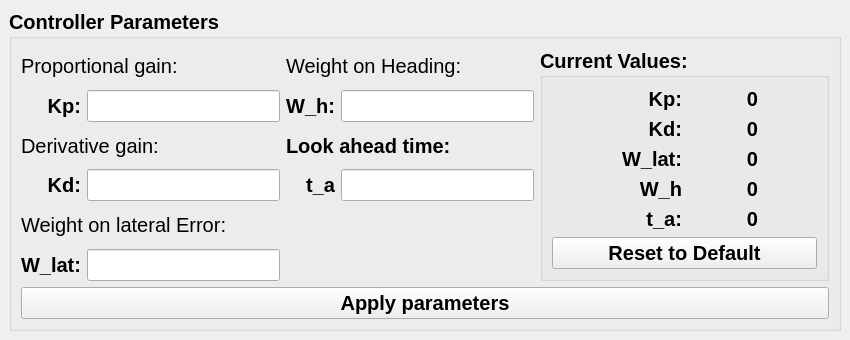
<?xml version="1.0" encoding="UTF-8"?>
<ui version="4.0">
 <class>PD</class>
 <widget class="QMainWindow" name="PD">
  <property name="geometry">
   <rect>
    <x>0</x>
    <y>0</y>
    <width>850</width>
    <height>304</height>
   </rect>
  </property>
  <property name="windowTitle">
   <string>PD</string>
  </property>
  <widget class="QWidget" name="centralwidget">
   <layout class="QGridLayout" name="gridLayout_2">
    <item row="0" column="0">
     <widget class="QGroupBox" name="groupBox">
      <property name="font">
       <font>
        <pointsize>15</pointsize>
        <weight>75</weight>
        <bold>true</bold>
       </font>
      </property>
      <property name="title">
       <string>Controller Parameters</string>
      </property>
      <layout class="QGridLayout" name="gridLayout_3">
       <item row="0" column="0">
        <layout class="QGridLayout" name="gridLayout">
         <item row="3" column="3">
          <widget class="QLabel" name="lblTahead">
           <property name="font">
            <font>
             <pointsize>15</pointsize>
             <weight>75</weight>
             <bold>true</bold>
            </font>
           </property>
           <property name="text">
            <string>t_a</string>
           </property>
           <property name="alignment">
            <set>Qt::AlignRight|Qt::AlignTrailing|Qt::AlignVCenter</set>
           </property>
          </widget>
         </item>
         <item row="3" column="4">
          <widget class="QLineEdit" name="lineTahead">
           <property name="sizePolicy">
            <sizepolicy hsizetype="Minimum" vsizetype="Fixed">
             <horstretch>0</horstretch>
             <verstretch>0</verstretch>
            </sizepolicy>
           </property>
          </widget>
         </item>
         <item row="1" column="1">
          <widget class="QLineEdit" name="linePropgain">
           <property name="sizePolicy">
            <sizepolicy hsizetype="Minimum" vsizetype="Fixed">
             <horstretch>0</horstretch>
             <verstretch>0</verstretch>
            </sizepolicy>
           </property>
          </widget>
         </item>
         <item row="1" column="0">
          <widget class="QLabel" name="lblPropgain">
           <property name="font">
            <font>
             <pointsize>15</pointsize>
             <weight>75</weight>
             <bold>true</bold>
            </font>
           </property>
           <property name="text">
            <string>Kp:</string>
           </property>
           <property name="alignment">
            <set>Qt::AlignRight|Qt::AlignTrailing|Qt::AlignVCenter</set>
           </property>
          </widget>
         </item>
         <item row="3" column="1">
          <widget class="QLineEdit" name="lineDerivgain">
           <property name="sizePolicy">
            <sizepolicy hsizetype="Minimum" vsizetype="Fixed">
             <horstretch>0</horstretch>
             <verstretch>0</verstretch>
            </sizepolicy>
           </property>
          </widget>
         </item>
         <item row="2" column="0" colspan="2">
          <widget class="QLabel" name="lblDerivgaintitle">
           <property name="font">
            <font>
             <pointsize>15</pointsize>
             <weight>50</weight>
             <bold>false</bold>
            </font>
           </property>
           <property name="text">
            <string>Derivative gain:</string>
           </property>
          </widget>
         </item>
         <item row="3" column="0">
          <widget class="QLabel" name="lblDerivgain">
           <property name="font">
            <font>
             <pointsize>15</pointsize>
             <weight>75</weight>
             <bold>true</bold>
            </font>
           </property>
           <property name="text">
            <string>Kd:</string>
           </property>
           <property name="alignment">
            <set>Qt::AlignRight|Qt::AlignTrailing|Qt::AlignVCenter</set>
           </property>
          </widget>
         </item>
         <item row="0" column="0" colspan="2">
          <widget class="QLabel" name="lblPropgaintitle">
           <property name="font">
            <font>
             <pointsize>15</pointsize>
             <weight>50</weight>
             <bold>false</bold>
            </font>
           </property>
           <property name="text">
            <string>Proportional gain:</string>
           </property>
          </widget>
         </item>
         <item row="4" column="0" colspan="2">
          <widget class="QLabel" name="lblWeightlattitle">
           <property name="font">
            <font>
             <pointsize>15</pointsize>
             <weight>50</weight>
             <bold>false</bold>
            </font>
           </property>
           <property name="text">
            <string>Weight on lateral Error:</string>
           </property>
          </widget>
         </item>
         <item row="5" column="1">
          <widget class="QLineEdit" name="lineWeightlat">
           <property name="sizePolicy">
            <sizepolicy hsizetype="Minimum" vsizetype="Fixed">
             <horstretch>0</horstretch>
             <verstretch>0</verstretch>
            </sizepolicy>
           </property>
          </widget>
         </item>
         <item row="2" column="3" colspan="2">
          <widget class="QLabel" name="lblTaheadtitle">
           <property name="font">
            <font>
             <pointsize>15</pointsize>
            </font>
           </property>
           <property name="text">
            <string>Look ahead time:</string>
           </property>
          </widget>
         </item>
         <item row="1" column="3">
          <widget class="QLabel" name="lblWeightheading">
           <property name="font">
            <font>
             <pointsize>15</pointsize>
             <weight>75</weight>
             <bold>true</bold>
            </font>
           </property>
           <property name="text">
            <string>W_h:</string>
           </property>
           <property name="alignment">
            <set>Qt::AlignRight|Qt::AlignTrailing|Qt::AlignVCenter</set>
           </property>
          </widget>
         </item>
         <item row="1" column="4">
          <widget class="QLineEdit" name="lineWeightheading">
           <property name="sizePolicy">
            <sizepolicy hsizetype="Minimum" vsizetype="Fixed">
             <horstretch>0</horstretch>
             <verstretch>0</verstretch>
            </sizepolicy>
           </property>
          </widget>
         </item>
         <item row="0" column="3" colspan="2">
          <widget class="QLabel" name="lblWeightheadingtitle">
           <property name="font">
            <font>
             <pointsize>15</pointsize>
             <weight>50</weight>
             <bold>false</bold>
            </font>
           </property>
           <property name="text">
            <string>Weight on Heading:</string>
           </property>
          </widget>
         </item>
         <item row="5" column="0">
          <widget class="QLabel" name="lblWeightlat">
           <property name="font">
            <font>
             <pointsize>15</pointsize>
             <weight>75</weight>
             <bold>true</bold>
            </font>
           </property>
           <property name="text">
            <string>W_lat:</string>
           </property>
           <property name="alignment">
            <set>Qt::AlignRight|Qt::AlignTrailing|Qt::AlignVCenter</set>
           </property>
          </widget>
         </item>
        </layout>
       </item>
       <item row="2" column="0" colspan="3">
        <widget class="QPushButton" name="btnApply">
         <property name="sizePolicy">
          <sizepolicy hsizetype="Minimum" vsizetype="MinimumExpanding">
           <horstretch>0</horstretch>
           <verstretch>2</verstretch>
          </sizepolicy>
         </property>
         <property name="font">
          <font>
           <pointsize>15</pointsize>
           <weight>75</weight>
           <bold>true</bold>
          </font>
         </property>
         <property name="styleSheet">
          <string notr="true">QPushButton:pressed{ background-color: rgba(65, 155, 77, 204);}
</string>
         </property>
         <property name="text">
          <string>Apply parameters</string>
         </property>
         <property name="autoDefault">
          <bool>false</bool>
         </property>
         <property name="flat">
          <bool>false</bool>
         </property>
        </widget>
       </item>
       <item row="0" column="1" colspan="2">
        <widget class="QGroupBox" name="groupBox_2">
         <property name="font">
          <font>
           <pointsize>15</pointsize>
          </font>
         </property>
         <property name="title">
          <string>Current Values:</string>
         </property>
         <property name="flat">
          <bool>false</bool>
         </property>
         <property name="checkable">
          <bool>false</bool>
         </property>
         <layout class="QGridLayout" name="gridLayout_7">
          <item row="0" column="0">
           <layout class="QGridLayout" name="gridLayout_6">
            <item row="1" column="0">
             <widget class="QLabel" name="label_2">
              <property name="font">
               <font>
                <pointsize>15</pointsize>
                <weight>75</weight>
                <bold>true</bold>
               </font>
              </property>
              <property name="text">
               <string>Kd:</string>
              </property>
              <property name="alignment">
               <set>Qt::AlignRight|Qt::AlignTrailing|Qt::AlignVCenter</set>
              </property>
             </widget>
            </item>
            <item row="1" column="1">
             <widget class="QLabel" name="lblDerivgainvalue">
              <property name="text">
               <string>0</string>
              </property>
              <property name="alignment">
               <set>Qt::AlignCenter</set>
              </property>
             </widget>
            </item>
            <item row="2" column="1">
             <widget class="QLabel" name="lblWeightlatvalue">
              <property name="text">
               <string>0</string>
              </property>
              <property name="alignment">
               <set>Qt::AlignCenter</set>
              </property>
             </widget>
            </item>
            <item row="4" column="0">
             <widget class="QLabel" name="label_5">
              <property name="font">
               <font>
                <pointsize>15</pointsize>
                <weight>75</weight>
                <bold>true</bold>
               </font>
              </property>
              <property name="text">
               <string>t_a:</string>
              </property>
              <property name="alignment">
               <set>Qt::AlignRight|Qt::AlignTrailing|Qt::AlignVCenter</set>
              </property>
             </widget>
            </item>
            <item row="3" column="1">
             <widget class="QLabel" name="lblWeightheadingvalue">
              <property name="text">
               <string>0</string>
              </property>
              <property name="alignment">
               <set>Qt::AlignCenter</set>
              </property>
             </widget>
            </item>
            <item row="0" column="0">
             <widget class="QLabel" name="label">
              <property name="font">
               <font>
                <pointsize>15</pointsize>
                <weight>75</weight>
                <bold>true</bold>
               </font>
              </property>
              <property name="text">
               <string>Kp:</string>
              </property>
              <property name="alignment">
               <set>Qt::AlignRight|Qt::AlignTrailing|Qt::AlignVCenter</set>
              </property>
             </widget>
            </item>
            <item row="4" column="1">
             <widget class="QLabel" name="lblTaheadvalue">
              <property name="text">
               <string>0</string>
              </property>
              <property name="alignment">
               <set>Qt::AlignCenter</set>
              </property>
             </widget>
            </item>
            <item row="3" column="0">
             <widget class="QLabel" name="label_4">
              <property name="font">
               <font>
                <pointsize>15</pointsize>
                <weight>75</weight>
                <bold>true</bold>
               </font>
              </property>
              <property name="text">
               <string>W_h</string>
              </property>
              <property name="alignment">
               <set>Qt::AlignRight|Qt::AlignTrailing|Qt::AlignVCenter</set>
              </property>
             </widget>
            </item>
            <item row="0" column="1">
             <widget class="QLabel" name="lblPropgainvalue">
              <property name="text">
               <string>0</string>
              </property>
              <property name="alignment">
               <set>Qt::AlignCenter</set>
              </property>
             </widget>
            </item>
            <item row="2" column="0">
             <widget class="QLabel" name="label_3">
              <property name="font">
               <font>
                <pointsize>15</pointsize>
                <weight>75</weight>
                <bold>true</bold>
               </font>
              </property>
              <property name="text">
               <string>W_lat:</string>
              </property>
              <property name="alignment">
               <set>Qt::AlignRight|Qt::AlignTrailing|Qt::AlignVCenter</set>
              </property>
             </widget>
            </item>
           </layout>
          </item>
          <item row="1" column="0">
           <widget class="QPushButton" name="btnReset">
            <property name="font">
             <font>
              <pointsize>15</pointsize>
              <weight>75</weight>
              <bold>true</bold>
             </font>
            </property>
            <property name="text">
             <string>Reset to Default</string>
            </property>
           </widget>
          </item>
         </layout>
        </widget>
       </item>
      </layout>
     </widget>
    </item>
   </layout>
  </widget>
 </widget>
 <resources/>
 <connections/>
</ui>
